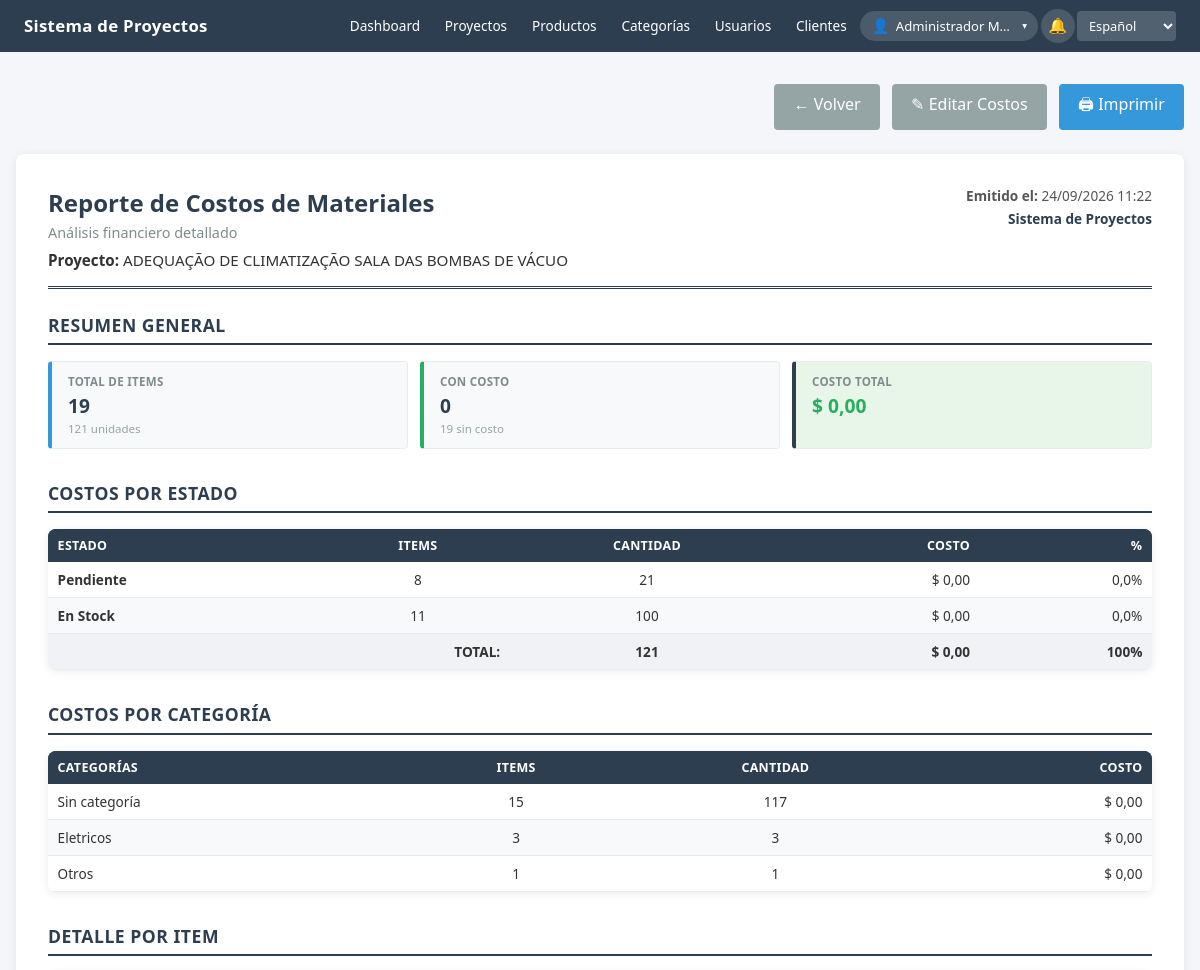
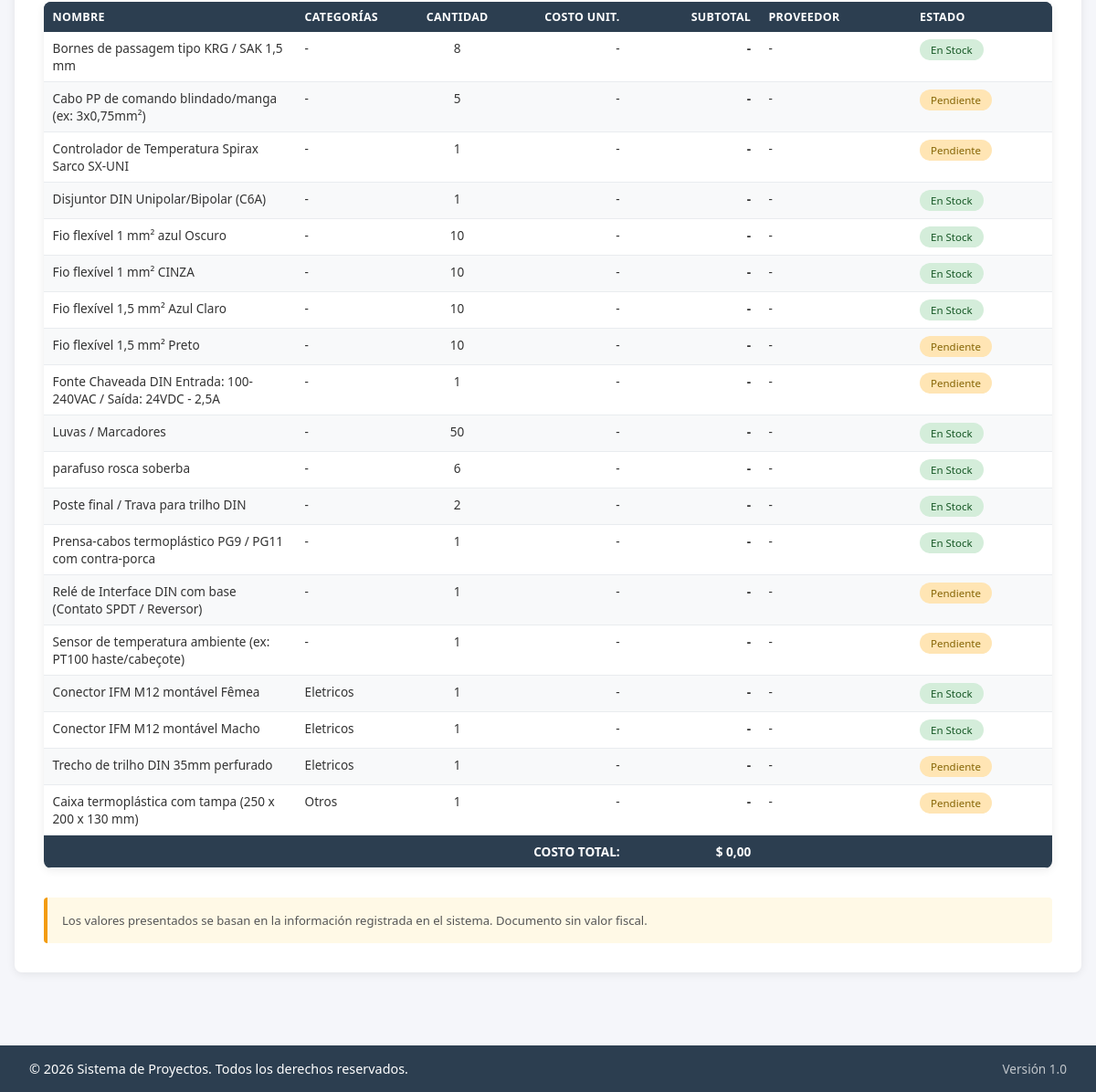
The app's page /modules/proyectos/reporte_costos.php?id=2 (signed in) with its own data (2 pictures, top to bottom).
### tables this page shows
CREATE TABLE `proyectos` (
  `id` int(11) NOT NULL,
  `nombre` varchar(200) NOT NULL,
  `descripcion` text DEFAULT NULL,
  `fecha_inicio` date NOT NULL,
  `fecha_fin` date NOT NULL,
  `fecha_aprobacion` date DEFAULT NULL,
  `orden_compra` varchar(50) DEFAULT NULL,
  `estado` enum('solicitado','orçado','pendente_aprovacion_cliente','aprovado_cliente','espera_orden_compra','comprando_materiales','elaboracion','terminado','pendiente_cobro_cliente','finalizado') DEFAULT 'solicitado',
  `usuario_creacion` int(11) DEFAULT NULL,
  `fecha_creacion` timestamp NOT NULL DEFAULT current_timestamp()
);

CREATE TABLE `categorias` (
  `id` int(11) NOT NULL,
  `nombre` varchar(100) NOT NULL,
  `descripcion` text DEFAULT NULL,
  `activo` tinyint(1) DEFAULT 1,
  `fecha_creacion` timestamp NOT NULL DEFAULT current_timestamp()
);

CREATE TABLE `items_proyecto` (
  `id` int(11) NOT NULL,
  `proyecto_id` int(11) NOT NULL,
  `producto_id` int(11) DEFAULT NULL,
  `nombre_item` varchar(200) NOT NULL,
  `descripcion` text DEFAULT NULL,
  `cantidad` int(11) NOT NULL,
  `costo_unitario` decimal(15,2) DEFAULT NULL,
  `moneda` varchar(3) DEFAULT 'USD',
  `proveedor` varchar(200) DEFAULT NULL,
  `numero_factura` varchar(100) DEFAULT NULL,
  `fecha_compra` date DEFAULT NULL,
  `unidad_medida` varchar(50) DEFAULT NULL,
  `especificaciones` text DEFAULT NULL,
  `estado` enum('solicitado','pendiente','stock','cotacion','orçado','pendiente_pago','comprado_llegar','llego','entregado','recibido') DEFAULT 'solicitado',
  `entregado_por` int(11) DEFAULT NULL,
  `fecha_entrega` datetime DEFAULT NULL,
  `recibido_por` int(11) DEFAULT NULL,
  `fecha_recepcion` datetime DEFAULT NULL,
  `fecha_requerida` date NOT NULL,
  `fecha_creacion` timestamp NOT NULL DEFAULT current_timestamp()
);

### modules/proyectos/reporte_costos.php (the view, shortened to what the rows shown need)
<?php
$db = Database::getInstance()->getConnection();
$proyecto_id = $_GET['id'] ?? 0;
$stmt = $db->prepare("SELECT p.*, u.nombre_completo as creador
                      FROM proyectos p
                      LEFT JOIN usuarios u ON p.usuario_creacion = u.id
                      WHERE p.id = ?");
$stmt->execute([$proyecto_id]);
$proyecto = $stmt->fetch();
$stmt = $db->prepare("SELECT i.*,
                             p.nombre as producto_nombre,
                             c.nombre as categoria_nombre
                      FROM items_proyecto i
                      LEFT JOIN productos p ON i.producto_id = p.id
                      LEFT JOIN categorias c ON p.categoria_id = c.id
                      WHERE i.proyecto_id = ?
                      ORDER BY c.nombre ASC, i.nombre_item ASC");
$stmt->execute([$proyecto_id]);
$items = $stmt->fetchAll();
$estadisticas = calcularEstadisticasProyecto($items);
$estados_item = getEstadosItem();
$monedas_usadas = [];
$monedas_usadas = array_keys($monedas_usadas);
$moneda_principal = !empty($monedas_usadas) ? $monedas_usadas[0] : 'USD';
?>
<!DOCTYPE html>
<html lang="<?php echo $_SESSION['idioma'] ?? 'es'; ?>">
<head>
    <link rel="stylesheet" href="../../assets/css/style.css">
    <link rel="stylesheet" href="../../assets/css/reportes.css">
    <link rel="stylesheet" href="../../assets/css/footer.css">
</head>
<body>
    <?php include '../../includes/header.php'; ?>
    <div class="container">
        <div class="reporte-container">
            <?php renderEncabezadoReporte(
                $_SESSION['idioma'] == 'pt' ? 'Relatório de Custos de Materiais' : 'Reporte de Costos de Materiales',
                $_SESSION['idioma'] == 'pt' ? 'Análise financeira detalhada' : 'Análisis financiero detallado',
                $proyecto
            ); ?>
            <div class="reporte-seccion">
                <h2><?php echo $_SESSION['idioma'] == 'pt' ? 'Resumo Geral' : 'Resumen General'; ?></h2>
            </div>
            <div class="reporte-seccion">
                <h2><?php echo $_SESSION['idioma'] == 'pt' ? 'Custos por Status' : 'Costos por Estado'; ?></h2>
                <table class="tabla-reporte">
                    <thead>
                        <tr>
                            <th><?php echo traducir('Estado'); ?></th>
                            <th class="text-center">Items</th>
                            <th class="text-center"><?php echo traducir('Cantidad'); ?></th>
                            <th class="text-right"><?php echo $_SESSION['idioma'] == 'pt' ? 'Custo' : 'Costo'; ?></th>
                            <th class="text-right">%</th>
                        </tr>
                    </thead>
                </table>
            </div>
            <?php if (!empty($estadisticas['por_categoria'])): ?>
            <div class="reporte-seccion">
                <h2><?php echo $_SESSION['idioma'] == 'pt' ? 'Custos por Categoria' : 'Costos por Categoría'; ?></h2>
                <table class="tabla-reporte">
                    <thead>
                        <tr>
                            <th><?php echo traducir('Categorias'); ?></th>
                            <th class="text-center">Items</th>
                            <th class="text-center"><?php echo traducir('Cantidad'); ?></th>
                            <th class="text-right"><?php echo $_SESSION['idioma'] == 'pt' ? 'Custo' : 'Costo'; ?></th>
                        </tr>
                    </thead>
                    <tbody>
                        <?php
                        uasort($estadisticas['por_categoria'], fn($a, $b) => $b['costo'] <=> $a['costo']);
                        foreach ($estadisticas['por_categoria'] as $cat => $datos):
                        ?>
                            <tr>
                                <td><?php echo htmlspecialchars($cat); ?></td>
                                <td class="text-center"><?php echo $datos['items']; ?></td>
                                <td class="text-center"><?php echo $datos['cantidad']; ?></td>
                                <td class="text-right"><?php echo formatearMoneda($datos['costo'], $moneda_principal); ?></td>
                            </tr>
                        <?php endforeach; ?>
                    </tbody>
                </table>
            </div>
            <?php endif; ?>
            <div class="reporte-seccion">
                <h2><?php echo $_SESSION['idioma'] == 'pt' ? 'Detalhamento por Item' : 'Detalle por Item'; ?></h2>
                <table class="tabla-reporte">
                    <thead>
                        <tr>
                            <th style="width:25%;"><?php echo traducir('Nombre'); ?></th>
                            <th style="width:12%;"><?php echo traducir('Categorias'); ?></th>
                            <th class="text-center" style="width:8%;"><?php echo traducir('Cantidad'); ?></th>
                            <th class="text-right" style="width:13%;"><?php echo $_SESSION['idioma'] == 'pt' ? 'Custo Unit.' : 'Costo Unit.'; ?></th>
                            <th class="text-right" style="width:13%;"><?php echo $_SESSION['idioma'] == 'pt' ? 'Subtotal' : 'Subtotal'; ?></th>
                            <th style="width:15%;"><?php echo $_SESSION['idioma'] == 'pt' ? 'Fornecedor' : 'Proveedor'; ?></th>
                            <th style="width:14%;"><?php echo traducir('Estado'); ?></th>
                        </tr>
                    </thead>
                    <tbody>
                        <?php
                        foreach ($items as $item):
                            $tiene_costo = !empty($item['costo_unitario']);
                            $subtotal = $tiene_costo ? $item['costo_unitario'] * $item['cantidad'] : 0;
                        ?>
                            <tr>
                                <td><?php echo htmlspecialchars($item['nombre_item']); ?></td>
                                <td><?php echo htmlspecialchars($item['categoria_nombre'] ?? '-'); ?></td>
                                <td class="text-center"><?php echo $item['cantidad']; ?></td>
                                <td class="text-right">
                                    <?php echo $tiene_costo ? formatearMoneda($item['costo_unitario'], $item['moneda']) : '-'; ?>
                                </td>
                                <td class="text-right">
                                    <strong><?php echo $tiene_costo ? formatearMoneda($subtotal, $item['moneda']) : '-'; ?></strong>
                                </td>
                                <td><?php echo htmlspecialchars($item['proveedor'] ?? '-'); ?></td>
                                <td>
                                    <span class="estado-badge estado-<?php echo $item['estado']; ?>" style="font-size:0.72rem;">
                                        <?php echo $estados_item[$item['estado']] ?? $item['estado']; ?>
                                    </span>
                                </td>
                            </tr>
                        <?php endforeach; ?>
                    </tbody>
                </table>
            </div>
        </div>
    </div>
    <?php include '../../includes/footer.php'; ?>
</body>
</html>

### includes/reportes_helper.php (shortened to what the rows shown need)
<?php
function formatearMoneda($valor, $moneda = 'USD') {
    $simbolos = [
        'USD' => '$',
        'BRL' => 'R$',
        'EUR' => '€',
        'ARS' => '$',
        'PYG' => '₲',
        'UYU' => '$U',
    ];
    $simbolo = $simbolos[$moneda] ?? $moneda . ' ';
    return $simbolo . ' ' . number_format((float)$valor, 2, ',', '.');
}
function calcularEstadisticasProyecto($items) {
    $total_items = count($items);
    $total_cantidad = 0;
    $total_costo = 0;
    $items_con_costo = 0;
    $items_completados = 0;
    $items_en_proceso = 0;
    $por_estado = [];
    $por_categoria = [];
    $estados_finales = ['entregado', 'recibido'];
    $estados_pendientes = ['solicitado', 'pendiente', 'cotacion', 'orçado',
                           'pendiente_pago', 'comprado_llegar', 'llego', 'stock'];
    foreach ($items as $item) {
        $total_cantidad += (int)$item['cantidad'];
        $costo = (float)($item['costo_unitario'] ?? 0);
        if (in_array($item['estado'], $estados_finales)) {
            $items_completados++;
        } elseif (in_array($item['estado'], $estados_pendientes)) {
            $items_en_proceso++;
        }
        $estado = $item['estado'];
        if (!isset($por_estado[$estado])) {
            $por_estado[$estado] = ['cantidad' => 0, 'items' => 0, 'costo' => 0];
        }
        $por_estado[$estado]['items']++;
        $por_estado[$estado]['cantidad'] += (int)$item['cantidad'];
        $por_estado[$estado]['costo'] += $costo * (int)$item['cantidad'];
        $cat = $item['categoria_nombre'] ?? 'Sin categoría';
        if (!isset($por_categoria[$cat])) {
            $por_categoria[$cat] = ['cantidad' => 0, 'items' => 0, 'costo' => 0];
        }
        $por_categoria[$cat]['items']++;
        $por_categoria[$cat]['cantidad'] += (int)$item['cantidad'];
        $por_categoria[$cat]['costo'] += $costo * (int)$item['cantidad'];
    }
    $porcentaje_completado = $total_items > 0
        ? round(($items_completados / $total_items) * 100, 1)
        : 0;
    return [
        'total_items'              => $total_items,
        'total_cantidad'           => $total_cantidad,
        'total_costo'              => $total_costo,
        'items_con_costo'          => $items_con_costo,
        'items_sin_costo'          => $total_items - $items_con_costo,
        'items_completados'        => $items_completados,
        'items_en_proceso'         => $items_en_proceso,
        'porcentaje_completado'    => $porcentaje_completado,
        'por_estado'               => $por_estado,
        'por_categoria'            => $por_categoria,
    ];
}
function renderEncabezadoReporte($titulo, $subtitulo = '', $proyecto = null) {
    $idioma = $_SESSION['idioma'] ?? 'es';
    ?>
    <div class="reporte-header">
        <div class="reporte-header-left">
            <h1><?php echo htmlspecialchars($titulo); ?></h1>
            <?php if ($subtitulo): ?>
                <p class="reporte-subtitulo"><?php echo htmlspecialchars($subtitulo); ?></p>
            <?php endif; ?>
            <?php if ($proyecto): ?>
                <div class="reporte-proyecto">
                    <strong><?php echo $idioma === 'pt' ? 'Projeto' : 'Proyecto'; ?>:</strong>
                    <?php echo htmlspecialchars($proyecto['nombre']); ?>
                </div>
            <?php endif; ?>
        </div>
    </div>
    <?php
}

### records on screen
proyectos: nombre "ADEQUAÇÃO DE CLIMATIZAÇÃO SALA DAS BOMBAS DE VÁCUO"
categorias: nombre "Otros"
items_proyecto: nombre_item "Bornes de passagem tipo KRG / SAK 1,5 mm", categoria_nombre "-", cantidad "8", proveedor "-", estado "En Stock"
items_proyecto: nombre_item "Cabo PP de comando blindado/manga (ex: 3x0,75mm²)", categoria_nombre "-", cantidad "5", proveedor "-", estado "Pendiente"
items_proyecto: nombre_item "Controlador de Temperatura Spirax Sarco SX-UNI", categoria_nombre "-", cantidad "1", proveedor "-", estado "Pendiente"
items_proyecto: nombre_item "Disjuntor DIN Unipolar/Bipolar (C6A)", categoria_nombre "-", cantidad "1", proveedor "-", estado "En Stock"
items_proyecto: nombre_item "Fio flexível 1 mm² azul Oscuro", categoria_nombre "-", cantidad "10", proveedor "-", estado "En Stock"
items_proyecto: nombre_item "Fio flexível 1 mm² CINZA", categoria_nombre "-", cantidad "10", proveedor "-", estado "En Stock"
items_proyecto: nombre_item "Fio flexível 1,5 mm² Azul Claro", categoria_nombre "-", cantidad "10", proveedor "-", estado "En Stock"
items_proyecto: nombre_item "Fio flexível 1,5 mm² Preto", categoria_nombre "-", cantidad "10", proveedor "-", estado "Pendiente"
items_proyecto: nombre_item "Fonte Chaveada DIN Entrada: 100-240VAC / Saída: 24VDC - 2,5A", categoria_nombre "-", cantidad "1", proveedor "-", estado "Pendiente"
items_proyecto: nombre_item "Luvas / Marcadores", categoria_nombre "-", cantidad "50", proveedor "-", estado "En Stock"
items_proyecto: nombre_item "parafuso rosca soberba", categoria_nombre "-", cantidad "6", proveedor "-", estado "En Stock"
items_proyecto: nombre_item "Poste final / Trava para trilho DIN", categoria_nombre "-", cantidad "2", proveedor "-", estado "En Stock"
items_proyecto: nombre_item "Prensa-cabos termoplástico PG9 / PG11 com contra-porca", categoria_nombre "-", cantidad "1", proveedor "-", estado "En Stock"
items_proyecto: nombre_item "Relé de Interface DIN com base (Contato SPDT / Reversor)", categoria_nombre "-", cantidad "1", proveedor "-", estado "Pendiente"
items_proyecto: nombre_item "Sensor de temperatura ambiente (ex: PT100 haste/cabeçote)", categoria_nombre "-", cantidad "1", proveedor "-", estado "Pendiente"
items_proyecto: nombre_item "Conector IFM M12 montável Fêmea", categorias.nombre "Eletricos", cantidad "1", proveedor "-", estado "En Stock"
items_proyecto: nombre_item "Conector IFM M12 montável Macho", categorias.nombre "Eletricos", cantidad "1", proveedor "-", estado "En Stock"
items_proyecto: nombre_item "Trecho de trilho DIN 35mm perfurado", categorias.nombre "Eletricos", cantidad "1", proveedor "-", estado "Pendiente"
items_proyecto: nombre_item "Caixa termoplástica com tampa (250 x 200 x 130 mm)", categorias.nombre "Otros", cantidad "1", proveedor "-", estado "Pendiente"

### other values on screen
traducir('Dashboard') "Dashboard"
traducir('Proyectos') "Proyectos"
traducir('Productos') "Productos"
traducir('Categorias') "Categorías"
traducir('Usuarios') "Usuarios"
$_SESSION['nombre_completo'] "Administrador M…"
traducir('Volver') "Volver"
$titulo "Reporte de Costos de Materiales"
$subtitulo "Análisis financiero detallado"
$estadisticas['total_items'] "19"
$estadisticas['total_cantidad'] "121"
$estadisticas['items_con_costo'] "0"
$estadisticas['items_sin_costo'] "19"
formatearMoneda($estadisticas['total_costo'], $moneda_principal) "$ 0,00"
traducir('Estado') "ESTADO"
